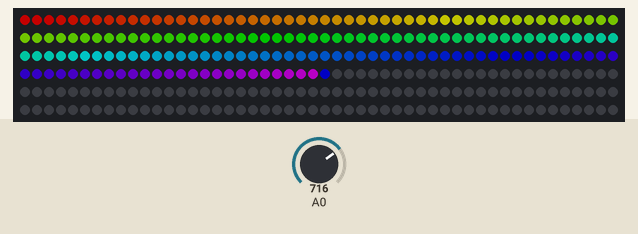
This sketch was run on a simulated Arduino Uno, built with avr-gcc and run on an emulated ATmega328P. Shown: 300 RGB LEDs in strip order, left to right, continuing on the next row. The test bench sets the inputs (shaded band); at power-on: A0 = 512. Dim RGB values are drawn brighter than linear.

4.3 s: A0 set to 550
5.8 s: A0 set to 716
Above: at 6.9 s.
7.3 s: A0 set to 750
Timing chart, 0 to 10.3 s (numbered marks = the images above; inputs shaded):
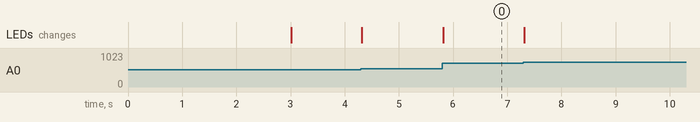

The sketch:

Music2LED.ino
```cpp
#include <FastLED.h>

FASTLED_USING_NAMESPACE

// FastLED "100-lines-of-code" demo reel, showing just a few
// of the kinds of animation patterns you can quickly and easily
// compose using FastLED.
//
// This example also shows one easy way to define multiple
// animations patterns and have them automatically rotate.
//
// -Mark Kriegsman, December 2014

#if defined(FASTLED_VERSION) && (FASTLED_VERSION < 3001000)
#warning "Requires FastLED 3.1 or later; check github for latest code."
#endif

#define DATA_PIN    13
//#define CLK_PIN   4
#define LED_TYPE    WS2811
#define COLOR_ORDER GRB
#define NUM_LEDS    300
CRGB leds[NUM_LEDS];

#define BRIGHTNESS          96
#define FRAMES_PER_SECOND  120

#define MIN         540
#define MAX         740
#define COLOR_MULTI 7
#define FULL_COLOR  255

void setup() {
  delay(3000); // 3 second delay for recovery

  Serial.begin(9600);

  // tell FastLED about the LED strip configuration
  FastLED.addLeds<LED_TYPE,DATA_PIN,COLOR_ORDER>(leds, NUM_LEDS).setCorrection(TypicalLEDStrip);
  //FastLED.addLeds<LED_TYPE,DATA_PIN,CLK_PIN,COLOR_ORDER>(leds, NUM_LEDS).setCorrection(TypicalLEDStrip);

  // set master brightness control
  FastLED.setBrightness(BRIGHTNESS);
}

int incomingAudio = 520;
int adjustedAudio = 0;
int lastAdjustedAudio = 0;

void loop()
{
  int max = 1;
  incomingAudio = analogRead(A0);//read input from A0

  if(incomingAudio < MIN) {
    adjustedAudio = lastAdjustedAudio;
  }
  else {
    adjustedAudio = incomingAudio - MIN;
  }
  turnOnRange(adjustedAudio);

  //fadeExtras(lastAdjustedAudio, adjustedAudio);
  fadeAll();

  lastAdjustedAudio = adjustedAudio;
  FastLED.show();
}

void turnOnRange(int max) {
  int setIndex = 0;
  int colorCounter = 0;
  for(int i = 0; i < max; i++) {
    if(setIndex == 0) {
      leds[i] = CRGB(FULL_COLOR, colorCounter * COLOR_MULTI, 0);
      colorCounter++;
    }
    if(setIndex == 1) {
      leds[i] = CRGB(FULL_COLOR - (colorCounter * COLOR_MULTI), FULL_COLOR, 0);
      colorCounter++;
    }
    if(setIndex == 2) {
      leds[i] = CRGB(0, FULL_COLOR, colorCounter * COLOR_MULTI);
      colorCounter++;
    }
    if(setIndex == 3) {
      leds[i] = CRGB(0, FULL_COLOR - (colorCounter * COLOR_MULTI), FULL_COLOR);
      colorCounter++;
    }
    if(setIndex == 4) {
      leds[i] = CRGB(colorCounter * COLOR_MULTI, 0, FULL_COLOR);
      colorCounter++;
    }
    if(setIndex == 5) {
      leds[i] = CRGB(colorCounter * COLOR_MULTI, 0, FULL_COLOR - (colorCounter * COLOR_MULTI));
      colorCounter++;
    }
    if(colorCounter > 34) {
      colorCounter = 0;
      setIndex++;
    }
  }
}

void clearExtras(int previous, int newest) {
  if(previous - newest > 0) {
    for(int i = previous; i > newest; i--) {
      leds[i] = CRGB::Black;
    }
  }
}

void fadeExtras(int previous, int newest) {
  if(previous - newest > 0) {
    for(int i = previous; i > newest; i--) {
      leds[i].subtractFromRGB(150);
    }
  }
}

void fadeAll() {
  for(int i = NUM_LEDS - 1; i >= 0; i--) {
    leds[i].subtractFromRGB(10);
  }
}
```

Measured:
- after the input at 5.8 s, the LEDs: change at once (image 0)
